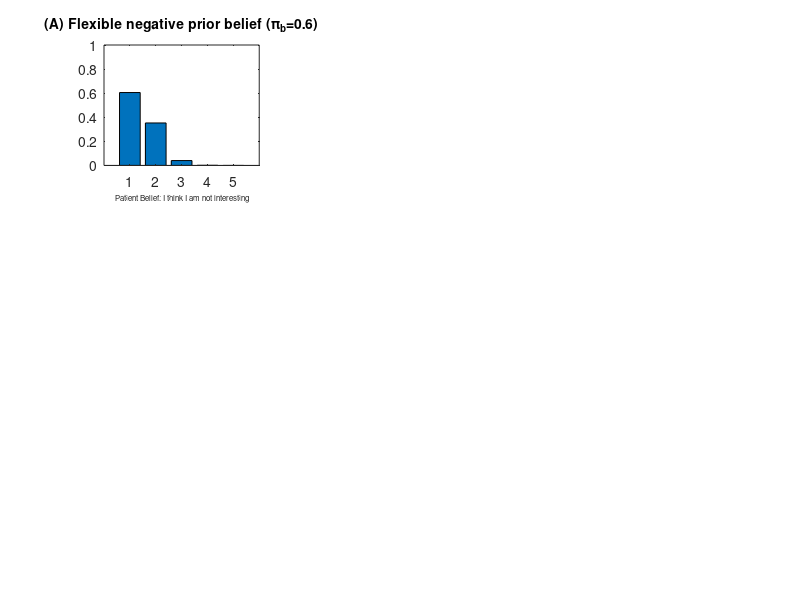

Here is the MATLAB script that generated this plot: (Note: this script raises an error after producing the figure.)




clear all
close all




% Observations
load S.mat; cond=2;                                                         % Load specific observations
o1=S(cond).O1(1,:);                                                         % Positive to negative to positive again
o1=[o1 o1];                                                                 % Double the size of o1 to get more observations
% plot(o1);                                                                 % Plot (normally distributed) observations

% Lenghts for for loops
NOs = max(o1);                                                              %   10    o1   outcomes
NS1 = 5;                                                                    %    5    S1   states (priors)
NM1 = 4;                                                                    %    4    M1   models (hyperpriors)
Tau = 2;                                                                    %    2   Tau   observations per trial
T =  length(o1)/2;                                                          %   80     T   trials
Nobs = length(o1);                                                          %  160    O1   observations (behaviours)

% Key parameters
eta   = 0.60;                                                               % Learning rate (high = fast update of Dirichlet priors)
omega = 1.00 ;                                                              % Forgetting rate (high = slow forgetting of Dirichlet priors)
ps1   = [0.60  1.20  0.60  1.00];                                           % Precision of P(s1|m1): Higher = more internal mentalizing
po1   =  0.40;                                                              % Precision of P(o1|s1): Higher = more external mentalizing




% Hyperpriors: priors of mental states: P(s1|m1)
% (how mental states are generated by model of Self/Other)
S1 = [0 3 5 7 10];                                                          % Values x at which to evaluate probability density function
prior_s1_m1(:, 1 ) = normpdf(S1,  1,  1/ps1(1));                            % Discrete Gaussian with μ=01 & σ=0.6, reflecting states under  NEGATIVE  mental model
prior_s1_m1(:, 2 ) = normpdf(S1,  1,  1/ps1(2));                            % Discrete Gaussian with μ=05 & σ=1.2, reflecting states under   NORMAL   mental model
prior_s1_m1(:, 3 ) = normpdf(S1,  1,  1/ps1(3));                            % Discrete Gaussian with μ=09 & σ=0.6, reflecting states under  POSITIVE  mental model
prior_s1_m1(:, 4 ) = ones(1, 5, 1/ps1(4));                                  % Discrete distribution with only 1s,  reflecting states under   EMPTY    mental model
prior_s1_m1(:, 4 ) = ones(1, 5, 1/ps1(4));                                  % Discrete distribution with only 1s,  reflecting states under   EMPTY    mental model
% plot(prior_s1_m1)                                                         % Plot NORMAL (bell curve), BAD (positively skewed), GOOD (negatively skewed), and EMPTY (flat)

% Add concentration parameters
% (which encode how rigid a belief is)
prior_s1_m1(:, 1 ) = prior_s1_m1(:, 1 )*140;                                % Flexible prior (π=0.6 & based on few concentration parameters)
prior_s1_m1(:, 2 ) = prior_s1_m1(:, 2 )*10000;                              % Rigid prior (π=1.20 & based on lots of concentration parameters)
prior_s1_m1(:, 3 ) = prior_s1_m1(:, 3 )*20;                                 % Flexible prior (π=0.6 & based on very few concentration parameters)
prior_s1_m1(:, 4 ) = prior_s1_m1(:, 4 )*1;                                  % Flat prior (not used in this simulation)

% Normalize priors (to ensure probabilities sum to 1)
% (by dividing each prior with the sum of its states)
P_S1_M1(:, 1 ) = prior_s1_m1(:, 1 )./sum(prior_s1_m1(:, 1 ));               % P(S1|M1) = States under  NEGATIVE  model
P_S1_M1(:, 2 ) = prior_s1_m1(:, 2 )./sum(prior_s1_m1(:, 2 ));               % P(S1|M1) = States under INTEGRATED model
P_S1_M1(:, 3 ) = prior_s1_m1(:, 3 )./sum(prior_s1_m1(:, 3 ));               % P(S1|M1) = States under  POSITIVE  model
P_S1_M1(:, 4 ) = prior_s1_m1(:, 4 )./sum(prior_s1_m1(:, 4 ));               % P(S1|M1) = States under    EMPTY   model

% Initialize distributions
% for trial-trial inferences
P_S1_M1_O =  nan(NS1, NM1, T);                                              % 5x4x40   matrix  encoding P(S1|M1,O) over T=40 trials
P_S1_O    =  nan(NS1, T);                                                   % 5x40     matrix  encoding P(S1|O)    over T=40 trials
P_M1_O    =  nan(NM1, T);                                                   % 4x40     matrix  encoding P(M1|O)    over T=40 trials
Pr        =  nan(NS1, NM1);                                                 % 5x4      matrix  encoding P(S1|M1)
P_O_SM    =  nan(NS1, NM1);                                                 % 5x4      matrix  encoding P(O1|S1,M1)
P_O1_S1   =  nan(NOs, NS1);                                                 % 10x5     matrix  encoding P(O1|S1) (see next %)

% Get likelihood: P(O1|S1)
O1 = 1:1:max(o1);                                                           % Outcomes [1 2 3 4 5 6 7 8 9 10]
% for s1=1:NS1                                                                % For loop to create the (10x5) likelihood matrix: P(O1|S1)
%     pdf = normpdf(O1, S1(s1), 1/po1(i));                                       % Discrete Gaussian with μ=(S1) & σ=1/po1, representing each S1
%     P_O1_S1(:,s1) = pdf./sum(pdf);                                          % Normalize Gaussian by dividing each of its columns with its SUM
% end                                                                         % End result is 10x5 matrix representing all state-outcome mappings





o=1;                                                                        % Indicator of which observation the agent experiences at trial t, time tau
i=1;                                                                        % Indicator of Figure position (see PLOTTING section at line 182)

for model=1:3
    
    
    
    if model==1                                                             % IF function to run through five models
       FF=figure;                                                           % Open up one and only figure in the first iteration
       % FF = figure('Position', [100, 100, 1550, 1100]);                   % Use this to print out figure in a higher resolution
       prior_m1 = [1 0 0 0];                                                % This allows only the  NORMAL  mental model to be active
       
       for s1=1:NS1                                                         % For loop to create the (10x5) likelihood matrix: P(O1|S1)
           pdf = normpdf(O1, S1(s1), 1/0.6);                                % Discrete Gaussian with μ=(S1) & σ=1/po1, representing each S1
           P_O1_S1(:,s1) = pdf./sum(pdf);                                   % Normalize Gaussian by dividing each of its columns with its SUM
       end                                                                  % End result is 10x5 matrix representing all state-outcome mappings
    
    
    elseif model==2
       prior_m1 = [0 1 0 0];                                                % This allows only the NEGATIVE mental model to be active
       
       for s1=1:NS1                                                         % For loop to create the (10x5) likelihood matrix: P(O1|S1)
           pdf = normpdf(O1, S1(s1), 1/0.6);                                % Discrete Gaussian with μ=(S1) & σ=1/po1, representing each S1
           P_O1_S1(:,s1) = pdf./sum(pdf);                                   % Normalize Gaussian by dividing each of its columns with its SUM
       end                                                                  % End result is 10x5 matrix representing all state-outcome mappings
    
    
    elseif model==3
       prior_m1 = [0 0 1 0];                                                % This allows only the POSITIVE mental model to be active
       
       for s1=1:NS1                                                         % For loop to create the (10x5) likelihood matrix: P(O1|S1)
           pdf = normpdf(O1, S1(s1), 1/1.2);                                % Discrete Gaussian with μ=(S1) & σ=1/po1, representing each S1
           P_O1_S1(:,s1) = pdf./sum(pdf);                                   % Normalize Gaussian by dividing each of its columns with its SUM
       end                                                                  % End result is 10x5 matrix representing all state-outcome mappings
    
    
    end
    
    P_M1(:,1) = prior_m1./sum(prior_m1);                                    % Normalize distribution of mental model: P(M1)
    
    
    
    for t=1:T                                                               % For loop from t=1 to T=40 (number of trials)
        
               
        % -------------------------------------------------------------- % 
        % ------------------------- INFERENCE -------------------------- % 
        % -------------------------------------------------------------- % 
        %  Inference involves inverting the model by looping over states % 
        % -------------------------------------------------------------- % 
        for tau=1:Tau                                                       % For loop from tau=1 to Tau=2 (number of observations per trial)
            
            for m1=1:NM1                                                    % For loop from m1=1 to NM1=4 (number of state configurations / hyperpriors)
                
                % PRIORS
                if tau==1                                                   % If-then function to create priors of states based on mental models: P(S1|M1)
                   Pr(:, m1) = P_S1_M1(:, m1, t)*P_M1(m1, t);               % For the first observation (at t=1 & tau=1) the prior is P(S1|M1)*P(M1)
                else                                                        % For all other (tau) observations (in all other trials), 
                   Pr(:, m1) = P_S_O(:, m1);                                % the prior is simply the previous posterior: P(S1,M1|O).
                end                                                         % Pr = Prior = 5x4 matrix = how probable each state is under a given mental model
                
                % LIKELIHOODS
                P_O_SM(:, m1) = P_O1_S1(o1(o), :);                          % P(O1_tau|S1) = 5x4 matrix = How likely each state is given a particular observation
            
            end
            
            % BAYESIAN INVERSION                                            % Use Bayes' rule to invert generative model and obtain P(S1,M1|O)
            P_J   = Pr.*P_O_SM;                                             % Bayes numerator: Joint probability: P(O1,S1,M1)
            Po    = sum(P_J(:));                                            % Bayes denominator: Marinal probability: P(O)
            P_S_O = P_J./Po;                                                % Posterior: P(S1,M1|O) = Joint / Marginal = 10x4 matrix
            
            o=o+1;                                                          % Add 1 to the variable that indicates which observation is experienced at trial T, time tau
        
        end
        
        % Marginal posteriors at the end of the trial
        P_S1_M1_O(:,:,t) = squeeze(P_S_O);                                  % Squeeze the posterior at time t into a placeholder variable
        P_S1_O(:,t)      = sum(P_S_O,2);                                    % Sum rows of P_S_O (prob of states given observations across all models)
        P_M1_O(:,t)      = squeeze(sum(P_S_O,1));                           % Sum columns of P_S_O (prob of each model being endorsed based on state likelihood)
        
        
        
        % -------------------------------------------------------------- % 
        % ------------------------- LEARNING --------------------------- % 
        % -------------------------------------------------------------- % 
        %  Learning involves updating Dirichlet concentration parameters % 
        % -------------------------------------------------------------- % 
        
        % Update concentration parameters of Dirichlet priors
        prior_s1_m1(:,1) = omega*prior_s1_m1(:,1) + ...                     % Dirichlet prior denoting P(S1|M1=NEGATIVE)
                           eta*P_S1_M1_O(:,1,t);                         
        prior_s1_m1(:,2) = omega*prior_s1_m1(:,2) + ...                     % Dirichlet prior denoting P(S1|M1=INTEGRATED)
                           eta*P_S1_M1_O(:,2,t);                         
        prior_s1_m1(:,3) = omega*prior_s1_m1(:,3) + ...                     % Dirichlet prior denoting P(S1|M1=POSITIVE)
                           eta*P_S1_M1_O(:,3,t);                         
        prior_s1_m1(:,4) = omega*prior_s1_m1(:,4) + ...                     % Dirichlet prior denoting P(S1|M1=EMPTY)
                           eta*P_S1_M1_O(:,4,t);                         
        prior_m1         = omega*prior_m1 + ...                             % Dirichlet prior denoting P(M1)
                           eta*P_M1_O(:,t)';                             
        
        % Normalise priors
        P_S1_M1(:, 1, t+1) = prior_s1_m1(:, 1)/sum(prior_s1_m1(:,1),1);     % Column 1 of P(S1|M1=NEGATIVE)   divided by its sum
        P_S1_M1(:, 2, t+1) = prior_s1_m1(:, 2)/sum(prior_s1_m1(:,2),1);     % Column 2 of P(S1|M1=INTEGRATED) divided by its sum
        P_S1_M1(:, 3, t+1) = prior_s1_m1(:, 3)/sum(prior_s1_m1(:,3),1);     % Column 3 of P(S1|M1=POSITIVE)   divided by its sum
        P_S1_M1(:, 4, t+1) = prior_s1_m1(:, 4)/sum(prior_s1_m1(:,4),1);     % Column 4 of P(S1|M1=EMPTY)      divided by its sum
        P_M1(:, t+1)       = prior_m1./sum(prior_m1);                       % Column 1 of P(M1)               divided by its sum
        
        
    end
    
    
    
    % ------------------------------------------------------------------ % 
    % --------------------------- PLOTTING ----------------------------- % 
    % ------------------------------------------------------------------ % 
    %                Plotting iteratively all five models                % 
    % ------------------------------------------------------------------ % 
    
    % Prepare variables for plotting
    % P_S1_M1_O_plot = P_S1_M1_O;                                           % New placeholder variable for P(S1|M1,01)
    P_S1_O_plot = P_S1_O;                                                   % New placeholder variable for P(S1|O1)
    % P_M1_O_plot = P_M1_O;                                                 % New placeholder variable for P(M1|O1)
    
    % Expand posteriors for plotting purposes
    o=1;                                                                    % Indicator for observation
    for t=1:T                                                               % For loop across all time points T=80
        for tau=1:Tau                                                       % For loop across all trials Tau=2
        % P_S1_M1_O_plot(:,:,o) = P_S1_M1_O(:,:,t);                         % Turn ts into os for P(S1,M1|O1)
        P_S1_O_plot(:,o)        = P_S1_O(:,t);                              % Turn ts into os for P(S1|O1)
        % P_M1_O_plot(:,o)      = P_M1_O(:,t);                              % Turn ts into os for P(M1|O1)
        o=o+1;                                                              % Add 1 to observation
        end                                                                 
    end                                                                     
    
    % Posterior over outcomes
    Xo=P_O1_S1;                                                             % P(O1|S1)
    for o=1:Nobs                                                            % For loop from o=1 to all observations=160
        Xo(:,o) = P_O1_S1*P_S1_O_plot(:,o);                                 % Marginalise over s1: Likelihood (P(O1|S1)) * Marginal Posterior (states after obs: P(S1|O1))
    end
    
    % PLOT priors
    subplot(3,3,i);                                                         % Subplot: 3 rows, 3 columns, i=first (left) column
    if model==1
       h=bar(P_S1_M1(:,1));                                                 
       title('(A) Flexible negative prior belief (π_{b}=0.6)', ...
             'FontSize', 10)
       xlabel('\fontsize{8} Patient Belief: I think I am not interesting')
    elseif model==2
       h=bar(P_S1_M1(:,2));
       title('(B) Overconfident negative prior belief (π_{b}=1.2)', ...
             'FontSize', 10)
       xlabel('\fontsize{8} Patient Belief: I am sure I am not interesting')
    else
       h=bar(P_S1_M1(:,3));
       title('(C) Flexible negative prior belief (π_{b}=0.6)', ...
             'FontSize', 10)
       xlabel('\fontsize{8} Patient Belief: I think I am not interesting')
    end
    ylim([0 1]); 
    h.FaceColor=[0.1000 0.4470 0.9000];
    h.FaceColor=[0 0.4470 0.7410];
    ylabel('\fontsize{8} P(B)')
    
    hold on
    
    % PLOT likelihoods
    subplot(3,3,[i+1]);                                                     % Subplot: 5 rows, 3 columns, i=two (right) columns
    if model==1
       for s1=1:NS1                                                         % For loop to create the (10x5) likelihood matrix: P(O1|S1)
           pdf = normpdf(O1, S1(s1), 1/0.6);                                % Discrete Gaussian with μ=(S1) & σ=1/po1, representing each S1
           P_O1_S1(:,s1) = pdf./sum(pdf);                                   % Normalize Gaussian by dividing each of its columns with its SUM
       end                                                                         
       h=bar(P_O1_S1(:,5));                                                 
       title('(A) Moderately weighted positive observation (π_{ο}=0.6)', ...
             'FontSize', 10)
       xlabel('\fontsize{8} Therapist Behaviour: My therapist thinks I am interesting')
    elseif model==2
       for s1=1:NS1                                                         % For loop to create the (10x5) likelihood matrix: P(O1|S1)
           pdf = normpdf(O1, S1(s1), 1/0.6);                                % Discrete Gaussian with μ=(S1) & σ=1/po1, representing each S1
           P_O1_S1(:,s1) = pdf./sum(pdf);                                   % Normalize Gaussian by dividing each of its columns with its SUM
       end                                                                         
       h=bar(P_O1_S1(:,5));
       title('(B) Moderately weighted positive observation (π_{ο}=0.6)', ...
             'FontSize', 10)
       xlabel('\fontsize{8} Therapist Behaviour: My therapist thinks I am interesting')
    else
       h=bar(P_O1_S1(:,5));
       title('(C) Strongly weighted positive observation (π_{ο}=1.2)', ...
             'FontSize', 10)
       xlabel('\fontsize{8} Therapist Behaviour: My therapist is sure I am interesting')
    end
    ylim([0 1]); 
    h.FaceColor=[0.9290 0.6940 0.1250];
    ylabel('\fontsize{8} P(O|B)')

    hold on
    
    % PLOT posteriors
    subplot(3,3,[i+2]);                                                     % Subplot: 5 rows, 3 columns, i=two (right) columns
    if model==1
       h=bar(P_S1_M1(:,1,t));                                                 
       title('(A) Flexible bimodal posterior belief (π_{b}=0.4)', ...
             'FontSize', 10)
       xlabel('\fontsize{8} Patient Belief: I may or may not be interesting')
    elseif model==2
       h=bar(P_S1_M1(:,2,t));
       title('(B) Overconfident negative posterior belief (π_{b}=1.1)', ...
             'FontSize', 10)
       xlabel('\fontsize{8} Patient Belief: I am sure I am not interesting')
    else
       h=bar(P_S1_M1(:,3,t));
       title('(C) Overconfident positive posterior belief (π_{b}=0.8)', ...
             'FontSize', 10)
       xlabel('\fontsize{8} Patient Belief: I might be interesting')
    end
    ylim([0 1]); 
    h.FaceColor=[0.4940 0.1840 0.5560];
    ylabel('\fontsize{8} P(B|O)')
    
    hold on
    
    i = i+3;                                                                % Add 3 to i to move to next row (after having filled 3 columns)
    o = 1;                                                                  % Initialize observations (for the next model)
    
    
end

% Get current figure handle
fig = gcf;

% Set figure units to inches (or centimeters)
fig.Units = 'inches';
fig.PaperUnits = 'inches';

% Define desired width and height (e.g., 12x6 inches)
width = 14;
height = 10;

% Adjust on-screen figure size
fig.Position(3:4) = [width, height];

% Configure paper settings
fig.PaperPositionMode = 'manual';
fig.PaperPosition = [0 0 width height];
fig.PaperSize = [width height];

% Set background color to white
fig.Color = 'white';            % White Background colour
fig.InvertHardcopy = 'off';     % Maintain existing colours
% fig.InvertHardcopy = 'off';   % Preserve background colour

% Save as PDF
print(fig, 'Figure 1.pdf', '-dpdf');
